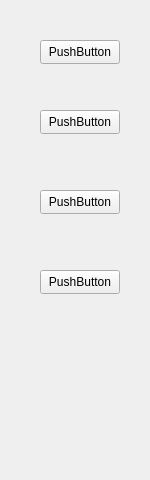
<?xml version="1.0" encoding="UTF-8"?>
<ui version="4.0">
 <class>VuMeter</class>
 <widget class="QWidget" name="VuMeter">
  <property name="geometry">
   <rect>
    <x>0</x>
    <y>0</y>
    <width>150</width>
    <height>480</height>
   </rect>
  </property>
  <property name="windowTitle">
   <string>Form</string>
  </property>
  <widget class="QPushButton" name="pushButton">
   <property name="geometry">
    <rect>
     <x>40</x>
     <y>40</y>
     <width>80</width>
     <height>24</height>
    </rect>
   </property>
   <property name="text">
    <string>PushButton</string>
   </property>
  </widget>
  <widget class="QPushButton" name="pushButton_2">
   <property name="geometry">
    <rect>
     <x>40</x>
     <y>110</y>
     <width>80</width>
     <height>24</height>
    </rect>
   </property>
   <property name="text">
    <string>PushButton</string>
   </property>
  </widget>
  <widget class="QPushButton" name="pushButton_3">
   <property name="geometry">
    <rect>
     <x>40</x>
     <y>190</y>
     <width>80</width>
     <height>24</height>
    </rect>
   </property>
   <property name="text">
    <string>PushButton</string>
   </property>
  </widget>
  <widget class="QPushButton" name="pushButton_4">
   <property name="geometry">
    <rect>
     <x>40</x>
     <y>270</y>
     <width>80</width>
     <height>24</height>
    </rect>
   </property>
   <property name="text">
    <string>PushButton</string>
   </property>
  </widget>
 </widget>
 <resources/>
 <connections/>
</ui>
